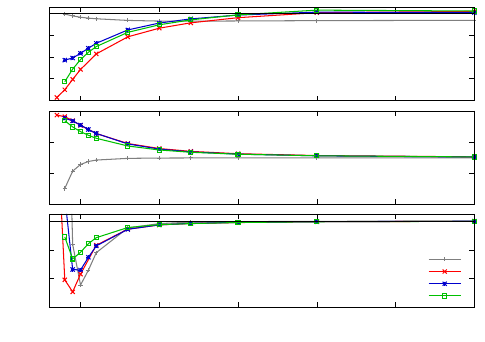

This figure's gnuplot source:
reset
set terminal cairolatex size 4.85,3.43 
set output 'scan_X.tex'

# Multiplot layout setup
set multiplot layout 3,1 margins 0.1,0.98,0.1,0.98 spacing 0,0.03

# First plot
#set xlabel 'Distance (\AA)'
set ylabel 'Energy (meV)' offset -1,0
set yrange [-80:5]
set xrange [3:30]
set ytics 20 format '%.0f'
set xtics format ''
linew=3
set pointsize 0.5
unset key
set label "DBS" at graph 0.5, graph 0.1 center

p 'CH4.dat' u 1:($4*1000) w lp lw linew lc rgb "grey50" notitle, \
    'H2O_Ofirst.dat' u 1:($4*1000) w lp lw linew lc rgb "red" notitle, \
    'NH3_Nfirst.dat' u 1:($4*1000) w lp lw linew lc rgb "medium-blue" notitle, \
    'HF_Ffirst.dat' u 1:($4*1000) w lp lw linew lc rgb "web-green" notitle, \
    0 w l lw 1 lc rgb "black" notitle

# Second plot
set ylabel 'Energy (eV)' offset 0,0
set yrange [-2:-1.4]
set xrange [3:30]
set ytics 0.2 format '%.1f'
unset label
set label "VBS" at graph 0.5, graph 0.1 center

p 'CH4.dat' u 1:($3) w lp lw linew lc rgb "grey50" notitle, \
    'H2O_Ofirst.dat' u 1:($3) w lp lw linew lc rgb "red" notitle, \
    'NH3_Nfirst.dat' u 1:($3) w lp lw linew lc rgb "medium-blue" notitle, \
    'HF_Ffirst.dat' u 1:($3) w lp lw linew lc rgb "web-green" notitle

# Third plot

set xtics format
set xlabel 'Distance (\AA)'
set ylabel 'Energy (meV)'
set xrange [3:30]
set yrange [-6:0.5]
set ytics 2
set key bottom right
unset label
set label "Interaction Energy" at graph 0.5, graph 0.1 center

# Plot differences from converged values
p 'CH4.dat' u 1:(($2+688.52387389)*1000) w lp lw linew lc rgb "grey50" title '$\mathrm{CH}_4$', \
    'H2O_Ofirst.dat' u 1:(($2+724.41877228)*1000) w lp lw linew lc rgb "red" title '$\mathrm{H}_2\mathrm{O}$', \
    'NH3_Nfirst.dat' u 1:(($2+704.56189668)*1000) w lp lw linew lc rgb "medium-blue" title '$\mathrm{NH}_3$', \
    'HF_Ffirst.dat' u 1:(($2+748.41555763)*1000) w lp lw linew lc rgb "web-green" title 'HF', \
    0 w l lw 1 lc rgb "black" notitle
    
# End multiplot
unset multiplot
set output
set terminal pop